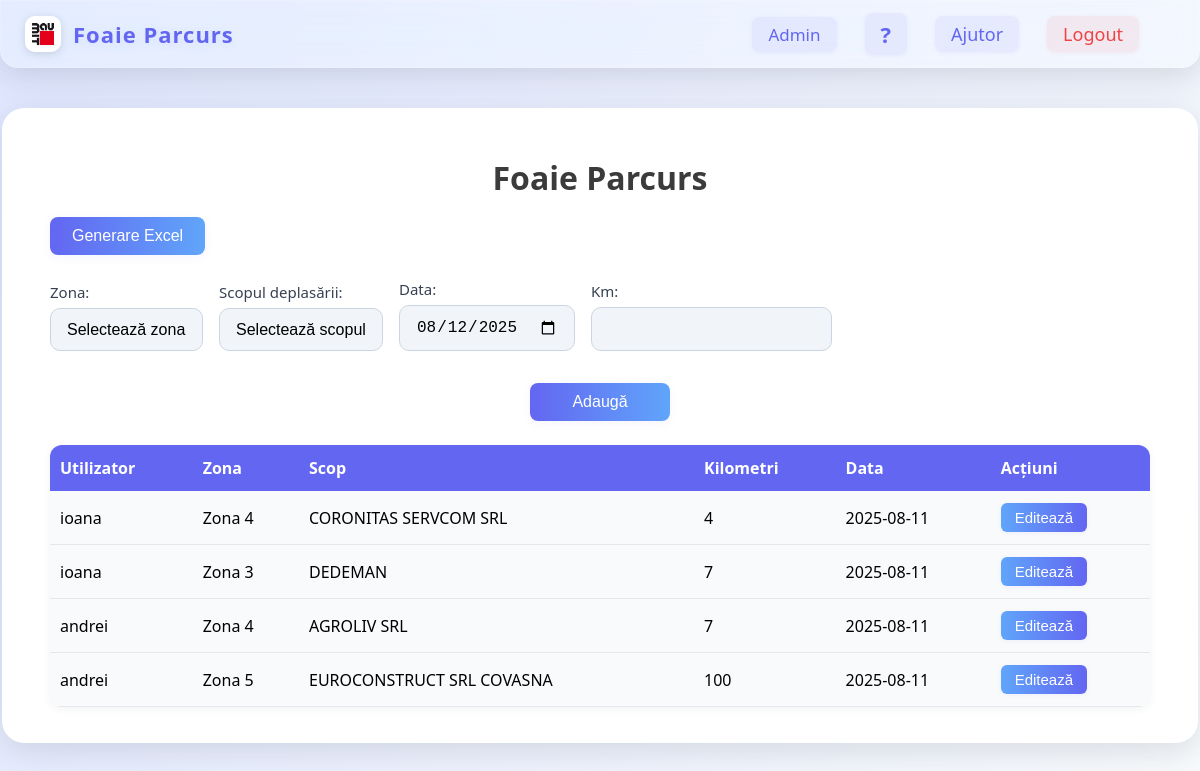
Page / (signed in) on the earlier database version.
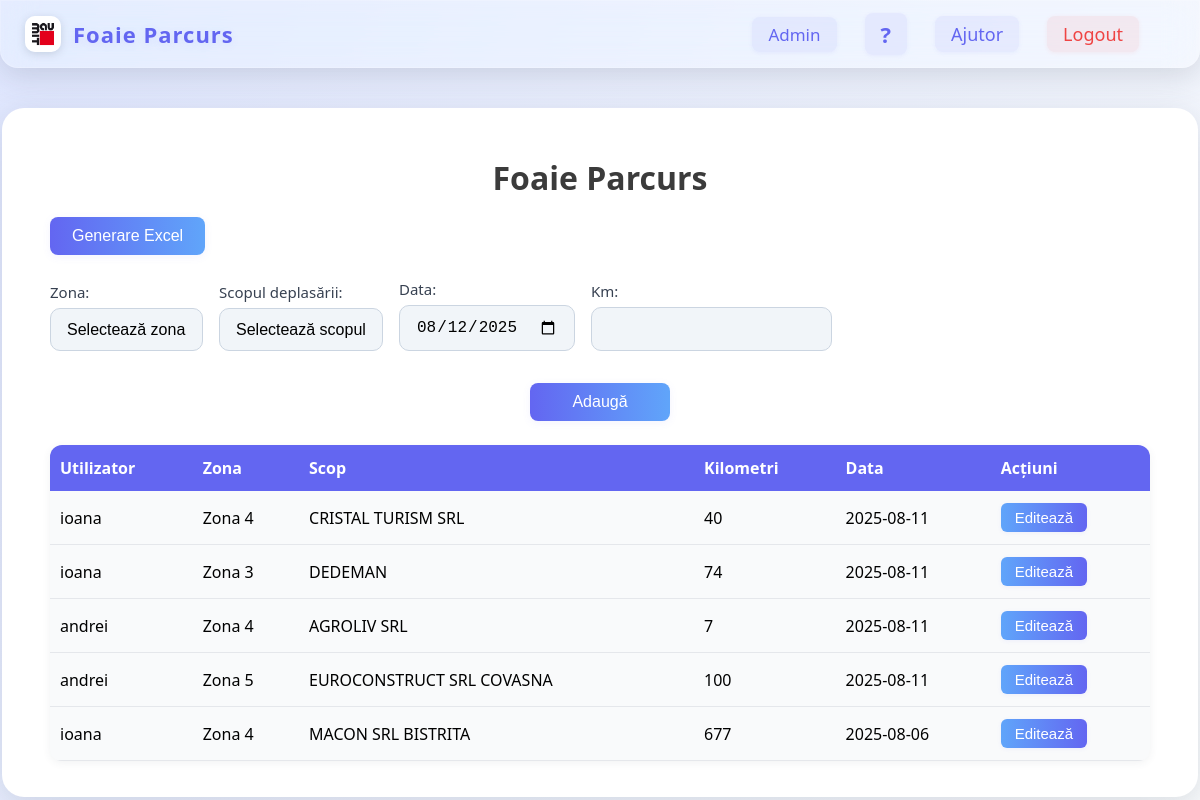
Same page on the later database version.
### tables this page shows
CREATE TABLE parcurs (
            id INTEGER PRIMARY KEY AUTOINCREMENT,
            username TEXT NOT NULL,
            zona TEXT NOT NULL,
            scop TEXT,
            km INTEGER NOT NULL,
            data TEXT NOT NULL
        );

### app.py (the view, shortened to what this page needs)
@app.route('/', methods=['GET', 'POST'])
def index():
    import datetime
    if 'username' not in session:
        return redirect(url_for('login'))
    username = session['username']
    conn = sqlite3.connect(DB_NAME)
    c = conn.cursor()
    if username == 'Admin':
        c.execute('SELECT * FROM parcurs')
        export_btn = True
    else:
        c.execute('SELECT * FROM parcurs WHERE username=?', (username,))
        export_btn = False
    rows = c.fetchall()
    conn.close()
    today = datetime.date.today().isoformat()
    return render_template('index.html', rows=rows, username=username, today=today, export_btn=export_btn)

### templates/index.html (shortened to what this page needs)
<!DOCTYPE html>
<html lang="ro">
<head>
</head>
<body>
    {% include 'topbar.html' %}
    <div class="container">
        <h1 style="margin-top:0;">Foaie Parcurs</h1>
        {% if export_btn %}
        <form method="get" action="/export" style="margin-bottom: 16px;">
            <button type="submit" style="background:linear-gradient(90deg,#6366f1 0%,#60a5fa 100%);color:#fff;border:none;border-radius:8px;padding:10px 22px;font-size:16px;font-weight:500;cursor:pointer;box-shadow:0 2px 8px rgba(99,102,241,0.08);transition:background 0.2s;margin-bottom:8px;">Generare Excel</button>
        </form>
        {% endif %}
        <form method="post">
            <label>Zona:
                <select name="zona" id="zona-select" required>
                    <option value="">Selectează zona</option>
                </select>
            </label>
            <label>Scopul deplasării:
                <select name="scop" id="scop-select" required>
                    <option value="">Selectează scopul</option>
                </select>
            </label>
            <label>Data:
                <input type="date" name="data" value="{{ today }}">
            </label>
            <label>Km:
                <input type="number" name="km" required>
            </label>
            <div style="width: 100%; display: flex; justify-content: center; margin-top: 16px;">
                <button type="submit" style="min-width: 140px;">Adaugă</button>
            </div>
        </form>
        <table>
            <tr>
                {% if username == 'Admin' %}<th>Utilizator</th>{% endif %}
                <th>Zona</th>
                <th>Scop</th>
                <th>Kilometri</th>
                <th>Data</th>
                <th>Acțiuni</th>
            </tr>
            {% for row in rows %}
            <tr>
                {% if username == 'Admin' %}<td>{{ row[1] }}</td>{% endif %}
                <td>{{ row[2] }}</td>
                <td>{{ row[3] }}</td>
                <td>{{ row[4] }}</td>
                <td>{{ row[5] }}</td>
                <td><a href="/edit/{{ row[0] }}"><button class="edit-btn">Editează</button></a></td>
            </tr>
            {% endfor %}
        </table>
    </div>
</body>
</html>

### templates/topbar.html (shortened to what this page needs)
<div class="topbar" style="display: flex; align-items: center; justify-content: space-between;">
    <div style="display: flex; align-items: center; min-width: 40px;">
        <a href="/" title="Acasă" style="display: flex; align-items: center; text-decoration: none; gap: 12px;">
            <img src="/static/images/bro_logo.jpg" alt="Baumit Logo" style="height:36px;border-radius:10px;box-shadow:0 2px 8px rgba(60,72,88,0.18);">
            <span style="font-weight: 700; color: #6366f1; font-size: 22px; letter-spacing: 1px; text-shadow: 0 2px 8px rgba(99,102,241,0.10);">Foaie Parcurs</span>
        </a>
    </div>
    <div style="display: flex; align-items: center; gap: 28px; min-width: 120px; justify-content: flex-end; margin-right:28px;">
        {% if username %}
        <span style="color:#6366f1;font-weight:500;font-size:17px;background:rgba(99,102,241,0.08);padding:6px 16px;border-radius:8px;box-shadow:0 1px 4px rgba(99,102,241,0.08);">{{ username }}</span>
        {% endif %}
        <a href="#" title="Tutorial" style="color:#6366f1;font-size:22px;text-decoration:none;background:rgba(99,102,241,0.08);padding:6px 16px;border-radius:8px;box-shadow:0 1px 4px rgba(99,102,241,0.08);transition:background 0.2s;">
            <span style="font-size:22px;font-weight:bold;">?</span>
        </a>
        <a href="#" title="Ajutor" style="color:#6366f1;font-size:18px;text-decoration:none;font-weight:500;background:rgba(99,102,241,0.08);padding:6px 16px;border-radius:8px;box-shadow:0 1px 4px rgba(99,102,241,0.08);transition:background 0.2s;">
            Ajutor
        </a>
        {% if username %}
        <a href="/logout" title="Logout" style="color:#ef4444;font-size:18px;font-weight:500;text-decoration:none;background:rgba(239,68,68,0.08);padding:6px 16px;border-radius:8px;box-shadow:0 1px 4px rgba(239,68,68,0.08);transition:background 0.2s;">Logout</a>
        {% endif %}
    </div>
</div>

### templates/index.html (style rules this page uses)
body { font-family: 'Segoe UI', Arial, sans-serif; background: linear-gradient(120deg, #f8fafc 0%, #e0e7ff 100%); margin: 0; min-height: 100vh; }
.container { max-width: 1100px; margin: 40px auto; background: #fff; border-radius: 22px; box-shadow: 0 8px 32px rgba(60,72,88,0.16); padding: 48px 48px 36px 48px; }
h1 { text-align: center; color: #3b3b3b; margin-bottom: 18px; }
form { display: flex; gap: 16px; margin-bottom: 24px; flex-wrap: wrap; align-items: flex-end; }
label { display: flex; flex-direction: column; font-size: 15px; color: #374151; }
input[type="text"], input[type="number"], input[type="date"], select { padding: 12px 16px; border: 1.5px solid #cbd5e1; border-radius: 10px; font-size: 16px; margin-top: 6px; background: #f1f5f9; transition: border 0.2s; appearance: none; -webkit-appearance: none; -moz-appearance: none; }
button[type="submit"] { background: linear-gradient(90deg, #6366f1 0%, #60a5fa 100%); color: #fff; border: none; border-radius: 8px; padding: 10px 22px; font-size: 16px; font-weight: 500; cursor: pointer; box-shadow: 0 2px 8px rgba(99,102,241,0.08); transition: background 0.2s; }
table { border-collapse: collapse; width: 100%; margin-top: 10px; background: #f9fafb; border-radius: 12px; overflow: hidden; box-shadow: 0 2px 8px rgba(60,72,88,0.07); }
th, td { padding: 12px 10px; text-align: left; }
th { background: #6366f1; color: #fff; font-weight: 600; border: none; }
tr { transition: background 0.2s; }
td { border-bottom: 1px solid #e5e7eb; }
.edit-btn { background: linear-gradient(90deg, #60a5fa 0%, #6366f1 100%); color: #fff; border: none; border-radius: 6px; padding: 6px 14px; font-size: 15px; cursor: pointer; font-weight: 500; box-shadow: 0 1px 4px rgba(99,102,241,0.08); transition: background 0.2s; }

### templates/topbar.html (style rules this page uses)
body { box-sizing: border-box; overflow-x: hidden; background: linear-gradient(120deg, #e0e7ff 0%, #f8fafc 100%); }
.topbar { width: 100vw; box-sizing: border-box; overflow-x: hidden; background: rgba(255,255,255,0.22); box-shadow: 0 8px 32px rgba(60,72,88,0.18); backdrop-filter: blur(16px) saturate(180%); -webkit-backdrop-filter: blur(16px) saturate(180%); border-radius: 0 0 18px 18px; border: 1px solid rgba(255,255,255,0.18); display: flex; align-items: center; justify-content: space-between; flex-wrap: wrap; padding: 12px 32px 12px 24px; gap: 18px; position: sticky; top: 0; z-index: 10; min-height: 54px; transition: box-shadow 0.2s; }
.topbar * { box-sizing: border-box; }

Differences in the rows shown:
changed parcurs: scop "CORONITAS SERVCOM SRL" → "CRISTAL TURISM SRL"; km "4" → "40"
changed parcurs "Zona 3": km "7" → "74"
added parcurs: username "ioana", zona "Zona 4", scop "MACON SRL BISTRITA", km "677", data "2025-08-06"
